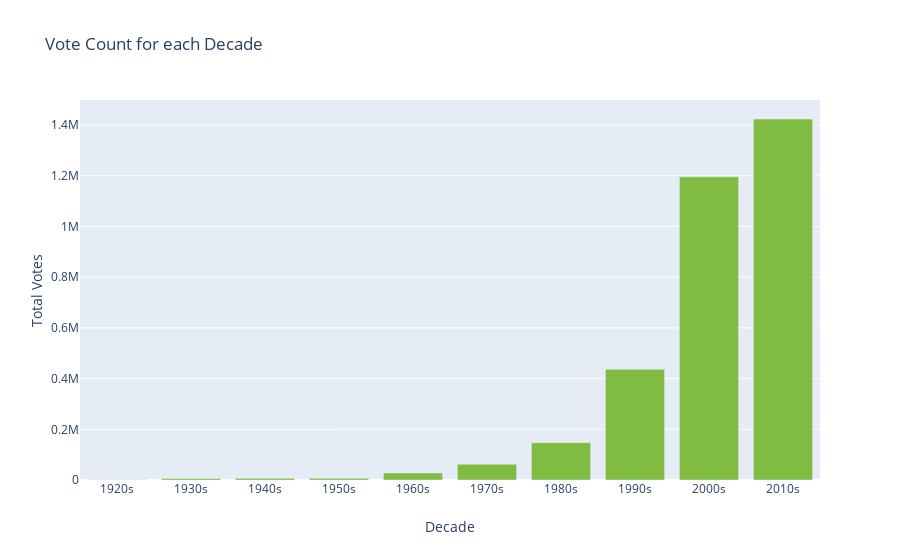

The code cell stored with this chart in its notebook:
### Code cell
bar_data = [go.Bar(x=df_by_vote['decade']\
                   , y=df_by_vote["vote_count"],
                     marker=dict(
                        color='rgb(127,188,65)'
                    ))]

py.offline.iplot({ 'data': bar_data,
            'layout': {
               'title': 'Vote Count for each Decade',
               'xaxis': {
                 'title': 'Decade'},
               'yaxis': {
                'title': 'Total Votes'}
        }})

### Figure 1 — Plotly figure (JSON) as saved in the notebook; plotly's stock layout.template omitted (floating-point values rounded to 4 significant figures)
{"data": [{"marker": {"color": "rgb(127,188,65)"}, "type": "bar", "x": ["1920s", "1930s", "1940s", "1950s", "1960s", "1970s", "1980s", "1990s", "2000s", "2010s"], "y": [742, 6182, 7325, 7203, 27730, 62479, 146993, 436488, 1195879, 1423967]}], "layout": {"title": {"text": "Vote Count for each Decade"}, "xaxis": {"title": {"text": "Decade"}}, "yaxis": {"title": {"text": "Total Votes"}}}}
